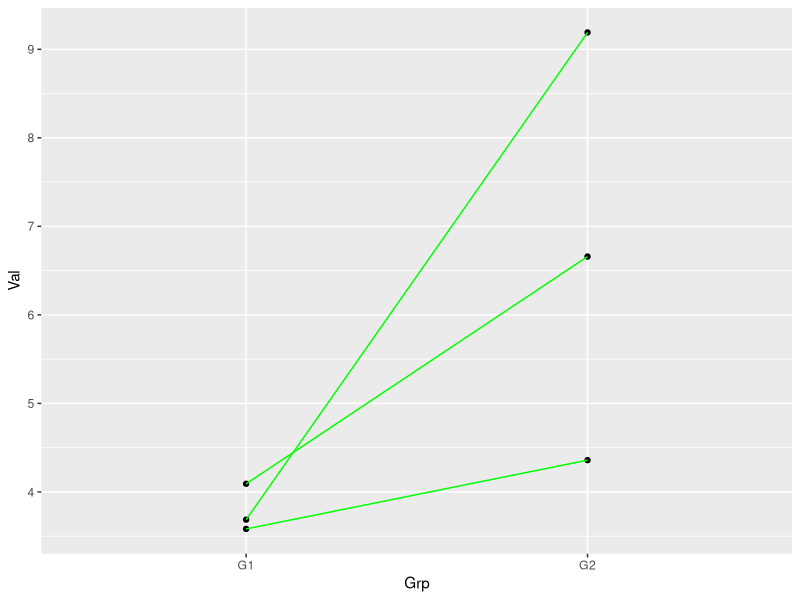

Reproduce this figure in R.
#!/usr/bin/env Rscript
# linetwo , lines between two conditions
library(ggplot2)
library(Cairo)

# fix the pseudrand seq or not?
set.seed(1)

my_smry <- function(y) { 
      ysd <- sd(y, na.rm = TRUE)
  ymd <- median(y, na.rm = TRUE)
    data.frame(y = ymd, ymin = ymd - ysd, ymax = ymd + ysd)
}

ns <-6 
hns <- ns/2 # half the samples
g1m <- 4 # group 1 mean
g2m <- 6 # group 2 mean
g1sd <- 0.5 # group 1 sd
g2sd <- 2 # group 1 sd

d <- data.frame(row.names=paste0("S", 1:ns),
                Val=c(rnorm(hns, mean=g1m, sd=g1sd), rnorm(hns, mean=g2m, sd=g2sd)),
                Grp=rep(paste0("G",1:2), each=hns),
                Pair=rep(paste0("P",1:hns), 2))

# CairoPNG("ltw0.png", 800, 800)
# ggplot(d, aes(x=Grp, y=Val, group=Pair), colour=Grp) +
#         geom_point() +
#         geom_path(color="green") +
#         geom_point(d, aes(x=Grp), stat="mean", colour="red")
# dev.off()

CairoPNG("ltw1.png", 800, 800)
ggplot(d, aes(x=Grp, y=Val, group=Pair), colour=Grp) +
#         geom_point(d, aes(x=Val), stat="mean")
#    geom_point(stat= "summary", fun.y=mean, shape=16, size=4, color="red")
     geom_point() +
     geom_path(color="green")
#    geom_pointrange(stat = "summary", fun.data = "my_smry", color = "red")
dev.off()
